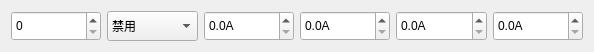
<?xml version="1.0" encoding="UTF-8"?>
<ui version="4.0">
 <class>Home_OpUnitWid</class>
 <widget class="QWidget" name="Home_OpUnitWid">
  <property name="geometry">
   <rect>
    <x>0</x>
    <y>0</y>
    <width>594</width>
    <height>51</height>
   </rect>
  </property>
  <property name="windowTitle">
   <string>Form</string>
  </property>
  <layout class="QGridLayout" name="gridLayout">
   <item row="0" column="0">
    <widget class="QSpinBox" name="idSpin">
     <property name="minimumSize">
      <size>
       <width>0</width>
       <height>30</height>
      </size>
     </property>
    </widget>
   </item>
   <item row="0" column="1">
    <widget class="QComboBox" name="enComboBox">
     <property name="minimumSize">
      <size>
       <width>0</width>
       <height>30</height>
      </size>
     </property>
     <item>
      <property name="text">
       <string>禁用</string>
      </property>
     </item>
     <item>
      <property name="text">
       <string>启用</string>
      </property>
     </item>
    </widget>
   </item>
   <item row="0" column="2">
    <widget class="QDoubleSpinBox" name="curMinSpin">
     <property name="minimumSize">
      <size>
       <width>0</width>
       <height>30</height>
      </size>
     </property>
     <property name="suffix">
      <string>A</string>
     </property>
     <property name="decimals">
      <number>1</number>
     </property>
     <property name="maximum">
      <double>300.000000000000000</double>
     </property>
    </widget>
   </item>
   <item row="0" column="3">
    <widget class="QDoubleSpinBox" name="curCrMinSpin">
     <property name="minimumSize">
      <size>
       <width>0</width>
       <height>30</height>
      </size>
     </property>
     <property name="suffix">
      <string>A</string>
     </property>
     <property name="decimals">
      <number>1</number>
     </property>
     <property name="maximum">
      <double>300.000000000000000</double>
     </property>
    </widget>
   </item>
   <item row="0" column="4">
    <widget class="QDoubleSpinBox" name="curCrMaxSpin">
     <property name="minimumSize">
      <size>
       <width>0</width>
       <height>30</height>
      </size>
     </property>
     <property name="suffix">
      <string>A</string>
     </property>
     <property name="decimals">
      <number>1</number>
     </property>
     <property name="maximum">
      <double>300.000000000000000</double>
     </property>
    </widget>
   </item>
   <item row="0" column="5">
    <widget class="QDoubleSpinBox" name="curMaxSpin">
     <property name="minimumSize">
      <size>
       <width>0</width>
       <height>30</height>
      </size>
     </property>
     <property name="suffix">
      <string>A</string>
     </property>
     <property name="decimals">
      <number>1</number>
     </property>
     <property name="maximum">
      <double>300.000000000000000</double>
     </property>
    </widget>
   </item>
  </layout>
 </widget>
 <resources/>
 <connections/>
</ui>
